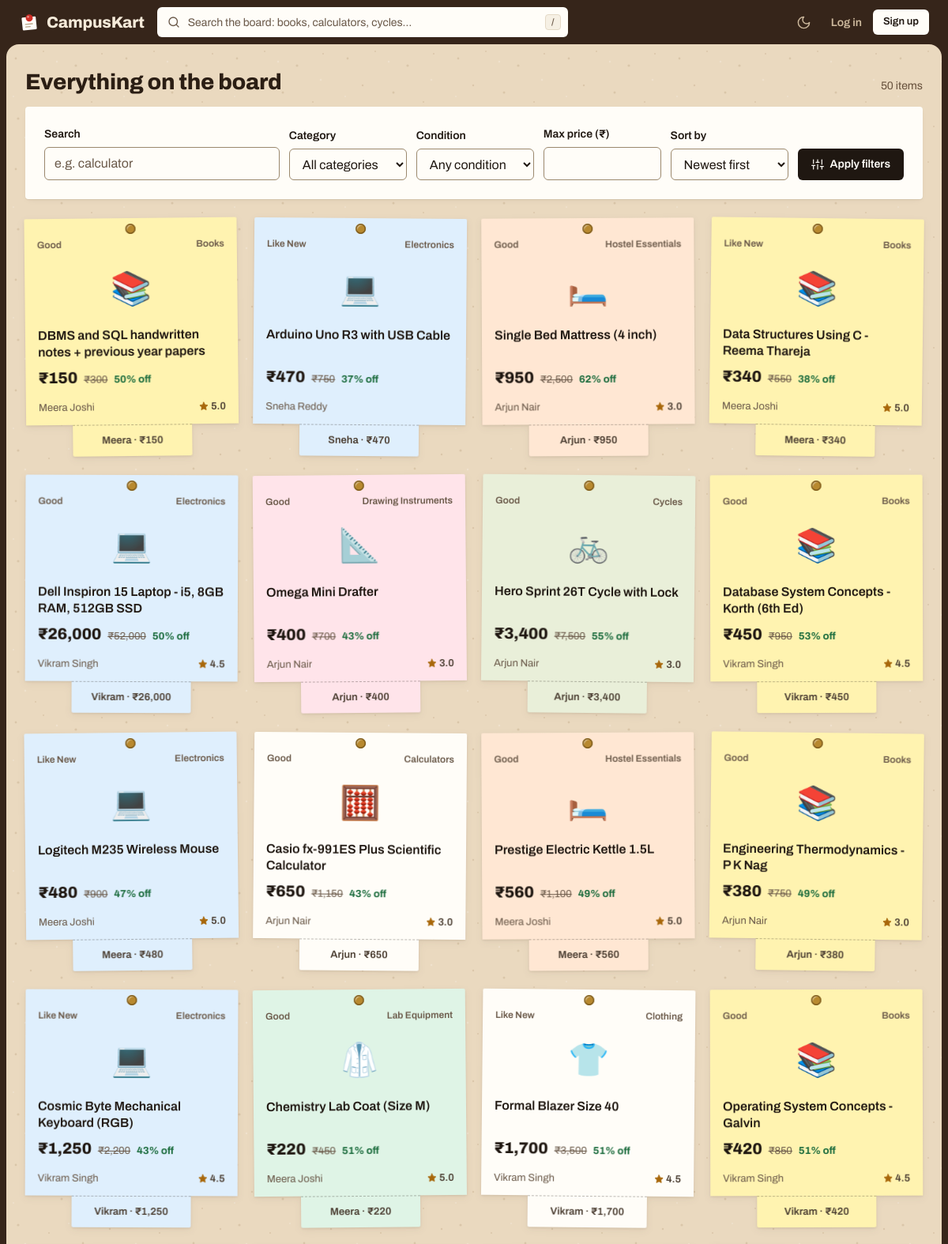
Screenshot of /search (upper part) with the database file from the repository.
### tables this page shows
CREATE TABLE products (
    product_id     INTEGER PRIMARY KEY AUTOINCREMENT,
    seller_id      INTEGER NOT NULL REFERENCES users(user_id) ON DELETE CASCADE,
    category_id    INTEGER NOT NULL REFERENCES categories(category_id),
    title          TEXT    NOT NULL,
    description    TEXT    NOT NULL,
    original_price REAL    NOT NULL CHECK (original_price > 0),
    price          REAL    NOT NULL CHECK (price > 0),
    condition      TEXT    NOT NULL CHECK (condition IN ('New', 'Like New', 'Good', 'Fair')),
    age_months     INTEGER NOT NULL DEFAULT 0 CHECK (age_months >= 0),
    status         TEXT    NOT NULL DEFAULT 'available'
                   CHECK (status IN ('pending', 'available', 'sold', 'rejected', 'removed')),
    is_flagged     INTEGER NOT NULL DEFAULT 0 CHECK (is_flagged IN (0, 1)),
    spam_score     REAL    NOT NULL DEFAULT 0,      -- filled by AI spam detector
    flag_reason    TEXT,
    created_at     TEXT    NOT NULL DEFAULT (datetime('now', 'localtime'))
);

### app.py (the view)
@app.route("/search")
def search():
    q = request.args.get("q", "").strip()
    category = request.args.get("category", type=int)
    condition = request.args.get("condition", "")
    max_price = request.args.get("max_price", type=float)
    sort = request.args.get("sort", "newest")
    sql = "SELECT * FROM v_product_details WHERE status = 'available'"
    args = []
    if q:
        sql += " AND (title LIKE ? OR description LIKE ? OR category_name LIKE ?)"
        args += [f"%{q}%"] * 3
    if category:
        sql += " AND category_id = ?"
        args.append(category)
    if condition in CONDITIONS:
        sql += " AND condition = ?"
        args.append(condition)
    if max_price:
        sql += " AND price <= ?"
        args.append(max_price)
    sql += {"price_low": " ORDER BY price ASC",
            "price_high": " ORDER BY price DESC",
            "rating": " ORDER BY seller_rating DESC, created_at DESC"}.get(sort, " ORDER BY created_at DESC")
    results = query(sql, args)
    if q and g.user and g.user["role"] == "user":
        with tx() as db:
            db.execute("INSERT INTO search_history (user_id, query) VALUES (?, ?)",
                       (g.user["user_id"], q.lower()))
    ai_suggestions = []
    if q and not results:
        ai_suggestions = _semantic_search(q)
    return render_template("search.html", results=results, q=q, category=category,
                           condition=condition, max_price=max_price, sort=sort,
                           ai_suggestions=ai_suggestions)

### app.py (called while the page is built)
def get_db():
    if "db" not in g:
        g.db = sqlite3.connect(DB_PATH)
        g.db.row_factory = sqlite3.Row
        g.db.execute("PRAGMA foreign_keys = ON")
    return g.db

def query(sql, args=(), one=False):
    rows = get_db().execute(sql, args).fetchall()
    return (rows[0] if rows else None) if one else rows

@app.before_request
def load_user():
    g.user = None
    if "user_id" in session:
        g.user = query("SELECT * FROM users WHERE user_id = ?", (session["user_id"],), one=True)
        if g.user is None or g.user["is_blocked"]:
            session.clear()
            g.user = None

@app.context_processor
def inject_globals():
    unread = 0
    if g.user:
        unread = query("SELECT COUNT(*) AS n FROM notifications WHERE user_id = ? AND is_read = 0",
                       (g.user["user_id"],), one=True)["n"]
    return {"categories": query("SELECT * FROM categories ORDER BY category_id"),
            "unread_count": unread, "conditions": CONDITIONS}

@app.template_filter("inr")
def inr(value):
    n = str(int(round(value or 0)))
    if len(n) <= 3:
        return n
    head, tail = n[:-3], n[-3:]
    parts = []
    while len(head) > 2:
        parts.insert(0, head[-2:])
        head = head[:-2]
    if head:
        parts.insert(0, head)
    return ",".join(parts) + "," + tail

### templates/search.html (shortened to what this page needs)
{% extends "base.html" %}
{% from "_macros.html" import product_card, icon, ai_badge, empty_state %}
{% block content %}
<div class="section-head">
  <div>
    <h1 id="results-title">{% if q %}Results for “{{ q }}”{% else %}Everything on the board{% endif %}</h1>
  </div>
  <span class="results-meta" role="status">{{ results|length }} item{{ '' if results|length == 1 else 's' }}</span>
</div>
<form class="card filters" method="get" aria-label="Search filters">
  <div class="field">
    <label for="f-q">Search</label>
    <input id="f-q" name="q" type="search" value="{{ q }}" placeholder="e.g. calculator">
  </div>
  <div class="field">
    <label for="f-cat">Category</label>
    <select id="f-cat" name="category">
      <option value="">All categories</option>
    </select>
  </div>
  <div class="field">
    <label for="f-cond">Condition</label>
    <select id="f-cond" name="condition">
      <option value="">Any condition</option>
    </select>
  </div>
  <div class="field">
    <label for="f-max">Max price (₹)</label>
    <input id="f-max" name="max_price" type="number" inputmode="numeric" min="0" value="{{ max_price|int if max_price else '' }}">
  </div>
  <div class="field">
    <label for="f-sort">Sort by</label>
    <select id="f-sort" name="sort">
      {% for v, l in [('newest', 'Newest first'), ('price_low', 'Price: low to high'), ('price_high', 'Price: high to low'), ('rating', 'Best-rated sellers')] %}
      <option value="{{ v }}" {% if sort == v %}selected{% endif %}>{{ l }}</option>
      {% endfor %}
    </select>
  </div>
  <button class="btn">{{ icon('sliders', 16) }}Apply filters</button>
</form>
<section class="mt-6" aria-labelledby="results-title">
  {% if results %}
    <div class="grid">{% for p in results %}{{ product_card(p, None, loop.index0) }}{% endfor %}</div>
  {% endif %}
</section>
{% endblock %}

### templates/_macros.html (shortened to what this page needs)
{% set TILTS = [-0.6, 0.45, -0.3, 0.7, 0.2, -0.5, 0.55, -0.15] %}
{% macro cat_picture(category_id, emoji, size=72, lazy=True) -%}
     {% if lazy %}loading="lazy" {% endif %}decoding="async" onerror="this.hidden=true;this.nextElementSibling.hidden=false"><span class="thumb-fallback emoji" aria-hidden="true" hidden>{{ emoji }}</span>
{%- endmacro %}
{% macro icon(name, size=18, cls='') -%}
<svg class="icon {{ cls }}" width="{{ size }}" height="{{ size }}" viewBox="0 0 24 24" fill="none" stroke="currentColor" stroke-width="1.8" stroke-linecap="round" stroke-linejoin="round" aria-hidden="true" focusable="false">{{ ICONS.get(name, '')|safe }}</svg>
{%- endmacro %}
{% macro product_card(p, reason=None, i=0, tabs=True) %}
{% set off = ((1 - p.price / p.original_price) * 100)|round|int %}
<a class="slip paper-{{ p.category_id }}" style="--tilt: {{ TILTS[i % 8] }}deg" href="{{ url_for('product', pid=p.product_id) }}">
  <span class="slip-body">
    <span class="slip-top"><span>{{ p.condition }}</span><span>{{ p.category_name }}</span></span>
    <span class="slip-art">{{ cat_picture(p.category_id, p.category_icon) }}</span>
    <span class="slip-title">{{ p.title }}</span>
    <span class="price-line">
      <span class="price">₹{{ p.price|inr }}</span>
      <span class="mrp"><span class="sr-only">MRP </span>₹{{ p.original_price|inr }}</span>
      {% if off >= 5 %}<span class="off">{{ off }}% off</span>{% endif %}
    </span>
    <span class="slip-meta">
      <span class="seller">{{ p.seller_name }}</span>
      {% if p.seller_rating %}<span class="rating">{{ icon('star', 12) }}{{ p.seller_rating }}<span class="sr-only"> seller rating</span></span>{% endif %}
    </span>
  </span>
  {% if tabs %}<span class="tearoff{{ ' is-torn' if p.status != 'available' }}" aria-hidden="true"><span class="tab-slot"><span class="tab">{{ p.seller_name.split()[0] }} · ₹{{ p.price|inr }}</span></span></span>{% endif %}
</a>
{% endmacro %}

### rows the page displays
products: {{ TILTS[i % 8] }} -0.6 (drawn), condition "Good", category_name "Books", emoji "📚", title "DBMS and SQL handwritten notes + previous year papers", price|inr "150", original_price|inr "300", off "50", seller_name "Meera Joshi", {{ size }} 12 (drawn), seller_rating "5.0", seller_name "Meera"
products: {{ TILTS[i % 8] }} 0.45 (drawn), condition "Like New", category_name "Electronics", emoji "💻", title "Arduino Uno R3 with USB Cable", price|inr "470", original_price|inr "750", off "37", seller_name "Sneha Reddy", seller_name "Sneha"
products: {{ TILTS[i % 8] }} -0.3 (drawn), condition "Good", category_name "Hostel Essentials", emoji "🛏️", title "Single Bed Mattress (4 inch)", price|inr "950", original_price|inr "2,500", off "62", seller_name "Arjun Nair", {{ size }} 12 (drawn), seller_rating "3.0", seller_name "Arjun"
products: {{ TILTS[i % 8] }} 0.7 (drawn), condition "Like New", category_name "Books", emoji "📚", title "Data Structures Using C - Reema Thareja", price|inr "340", original_price|inr "550", off "38", seller_name "Meera Joshi", {{ size }} 12 (drawn), seller_rating "5.0", seller_name "Meera"
products: {{ TILTS[i % 8] }} 0.2 (drawn), condition "Good", category_name "Electronics", emoji "💻", title "Dell Inspiron 15 Laptop - i5, 8GB RAM, 512GB SSD", price|inr "26,000", original_price|inr "52,000", off "50", seller_name "Vikram Singh", {{ size }} 12 (drawn), seller_rating "4.5", seller_name "Vikram"
products: {{ TILTS[i % 8] }} -0.5 (drawn), condition "Good", category_name "Drawing Instruments", emoji "📐", title "Omega Mini Drafter", price|inr "400", original_price|inr "700", off "43", seller_name "Arjun Nair", {{ size }} 12 (drawn), seller_rating "3.0", seller_name "Arjun"
products: {{ TILTS[i % 8] }} 0.55 (drawn), condition "Good", category_name "Cycles", emoji "🚲", title "Hero Sprint 26T Cycle with Lock", price|inr "3,400", original_price|inr "7,500", off "55", seller_name "Arjun Nair", {{ size }} 12 (drawn), seller_rating "3.0", seller_name "Arjun"
products: {{ TILTS[i % 8] }} -0.15 (drawn), condition "Good", category_name "Books", emoji "📚", title "Database System Concepts - Korth (6th Ed)", price|inr "450", original_price|inr "950", off "53", seller_name "Vikram Singh", {{ size }} 12 (drawn), seller_rating "4.5", seller_name "Vikram"
products: {{ TILTS[i % 8] }} -0.6 (drawn), condition "Like New", category_name "Electronics", emoji "💻", title "Logitech M235 Wireless Mouse", price|inr "480", original_price|inr "900", off "47", seller_name "Meera Joshi", {{ size }} 12 (drawn), seller_rating "5.0", seller_name "Meera"
products: {{ TILTS[i % 8] }} 0.45 (drawn), condition "Good", category_name "Calculators", emoji "🧮", title "Casio fx-991ES Plus Scientific Calculator", price|inr "650", original_price|inr "1,150", off "43", seller_name "Arjun Nair", {{ size }} 12 (drawn), seller_rating "3.0", seller_name "Arjun"
products: {{ TILTS[i % 8] }} -0.3 (drawn), condition "Good", category_name "Hostel Essentials", emoji "🛏️", title "Prestige Electric Kettle 1.5L", price|inr "560", original_price|inr "1,100", off "49", seller_name "Meera Joshi", {{ size }} 12 (drawn), seller_rating "5.0", seller_name "Meera"
products: {{ TILTS[i % 8] }} 0.7 (drawn), condition "Good", category_name "Books", emoji "📚", title "Engineering Thermodynamics - P K Nag", price|inr "380", original_price|inr "750", off "49", seller_name "Arjun Nair", {{ size }} 12 (drawn), seller_rating "3.0", seller_name "Arjun"
products: {{ TILTS[i % 8] }} 0.2 (drawn), condition "Like New", category_name "Electronics", emoji "💻", title "Cosmic Byte Mechanical Keyboard (RGB)", price|inr "1,250", original_price|inr "2,200", off "43", seller_name "Vikram Singh", {{ size }} 12 (drawn), seller_rating "4.5", seller_name "Vikram"
products: {{ TILTS[i % 8] }} -0.5 (drawn), condition "Good", category_name "Lab Equipment", emoji "🥼", title "Chemistry Lab Coat (Size M)", price|inr "220", original_price|inr "450", off "51", seller_name "Meera Joshi", {{ size }} 12 (drawn), seller_rating "5.0", seller_name "Meera"
products: {{ TILTS[i % 8] }} 0.55 (drawn), condition "Like New", category_name "Clothing", emoji "👕", title "Formal Blazer Size 40", price|inr "1,700", original_price|inr "3,500", off "51", seller_name "Vikram Singh", {{ size }} 12 (drawn), seller_rating "4.5", seller_name "Vikram"
products: {{ TILTS[i % 8] }} -0.15 (drawn), condition "Good", category_name "Books", emoji "📚", title "Operating System Concepts - Galvin", price|inr "420", original_price|inr "850", off "51", seller_name "Vikram Singh", {{ size }} 12 (drawn), seller_rating "4.5", seller_name "Vikram"

### other values shown
{{ results|length }} "50"
{{ '' if results|length == 1 else 's' }} "s"
form field sort "Newest first"
